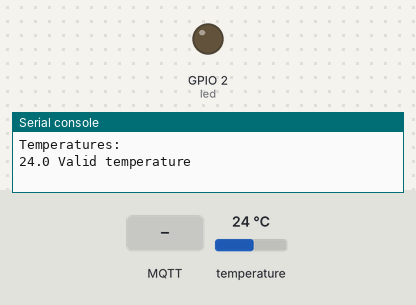
This program was run on a simulated ESP32 board running MicroPython. On the bench: output pins drawn as LEDs (lit = HIGH), the last lines printed to the serial console. The inputs (shaded band) are chosen by the test bench; at power-on: temperature 24 °C. WiFi joins after 1.5 s; no MQTT or app messages arrive unless stated; the clock reads 2024-03-15 10:24:30 at power-on unless the program sets it.

Above: at 2.8 s.
2.9 s: MQTT message "on" arrives on the first subscribed topic
At 3.9 s:
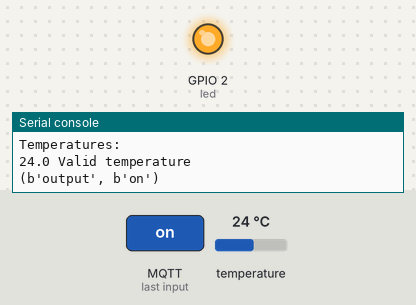
4.4 s: MQTT message "off" arrives on the first subscribed topic
At 5.1 s:
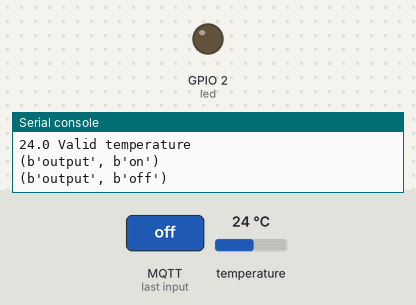
Timing chart, 0 to 7.4 s (numbered marks = the images above; inputs shaded):
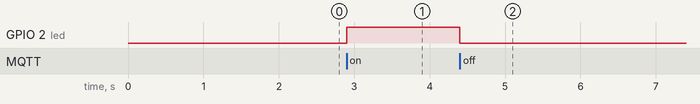

The program:

main.py
```python
# Complete project details at https://RandomNerdTutorials.com/micropython-programming-with-esp32-and-esp8266/

def read_ds_sensor():
  roms = ds_sensor.scan()
  print('Found DS devices: ', roms)
  print('Temperatures: ')
  ds_sensor.convert_temp()
  time.sleep(1)
  for rom in roms:
    temp = ds_sensor.read_temp(rom)
    if isinstance(temp, float):
      # uncomment for Fahrenheit
      #temp = temp * (9/5) + 32.0
      msg = (b'{0:3.1f}'.format(temp))
      print(temp, end=' ')
      print('Valid temperature')
      return msg
  return b'0.0'

def sub_cb(topic, msg):
  print((topic, msg))
  if msg == b'on':
    led.value(1)
  elif msg == b'off':
    led.value(0)

def connect_and_subscribe():
  global client_id, mqtt_server, topic_sub
  client = MQTTClient(client_id, mqtt_server, user=mqtt_user, password=mqtt_pass)
  client.set_callback(sub_cb)
  client.connect()
  client.subscribe(topic_sub)
  print('Connected to %s MQTT broker, subscribed to %s topic' % (mqtt_server, topic_sub))
  return client

def restart_and_reconnect():
  print('Failed to connect to MQTT broker. Reconnecting...')
  time.sleep(10)
  machine.reset()

try:
  client = connect_and_subscribe()
except OSError as e:
  restart_and_reconnect()

while True:
  try:
    client.check_msg()
    if (time.time() - last_sensor_reading) > readings_interval:
      msg = read_ds_sensor()
      client.publish(topic_pub, msg)
      last_sensor_reading = time.time()
  except onewire.OneWireError:
    print('Failed to read/publish sensor readings.')
    time.sleep(1)
  except OSError as e:
    restart_and_reconnect()
```

boot.py
```python
# Complete project details at https://RandomNerdTutorials.com/micropython-programming-with-esp32-and-esp8266/

import time
import onewire
import ds18x20
from umqttsimple import MQTTClient
import ubinascii
import machine
import micropython
import network
import esp
esp.osdebug(None)
import gc
gc.collect()

ssid = 'REPLACE_WITH_YOUR_SSID'
password = 'REPLACE_WITH_YOUR_PASSWORD'
mqtt_server = 'REPLACE_WITH_YOUR_MQTT_BROKER_IP'
mqtt_user = 'REPLACE_WITH_YOUR_MQTT_USERNAME'
mqtt_pass = 'REPLACE_WITH_YOUR_MQTT_PASSWORD'

#EXAMPLE IP ADDRESS
#mqtt_server = '192.168.1.144'
client_id = ubinascii.hexlify(machine.unique_id())
topic_sub = b'output'
topic_pub = b'temp'

last_sensor_reading = 0
readings_interval = 5

station = network.WLAN(network.STA_IF)

station.active(True)
station.connect(ssid, password)

while station.isconnected() == False:
  pass

print('Connection successful')
print(station.ifconfig())

ds_pin = machine.Pin(14)
ds_sensor = ds18x20.DS18X20(onewire.OneWire(ds_pin))

led = machine.Pin(2, machine.Pin.OUT, value=0)
```

Measured:
- after the input at 2.9 s, GPIO 2 (led): LOW → HIGH at once
- after the input at 4.4 s, GPIO 2 (led): HIGH → LOW at once
